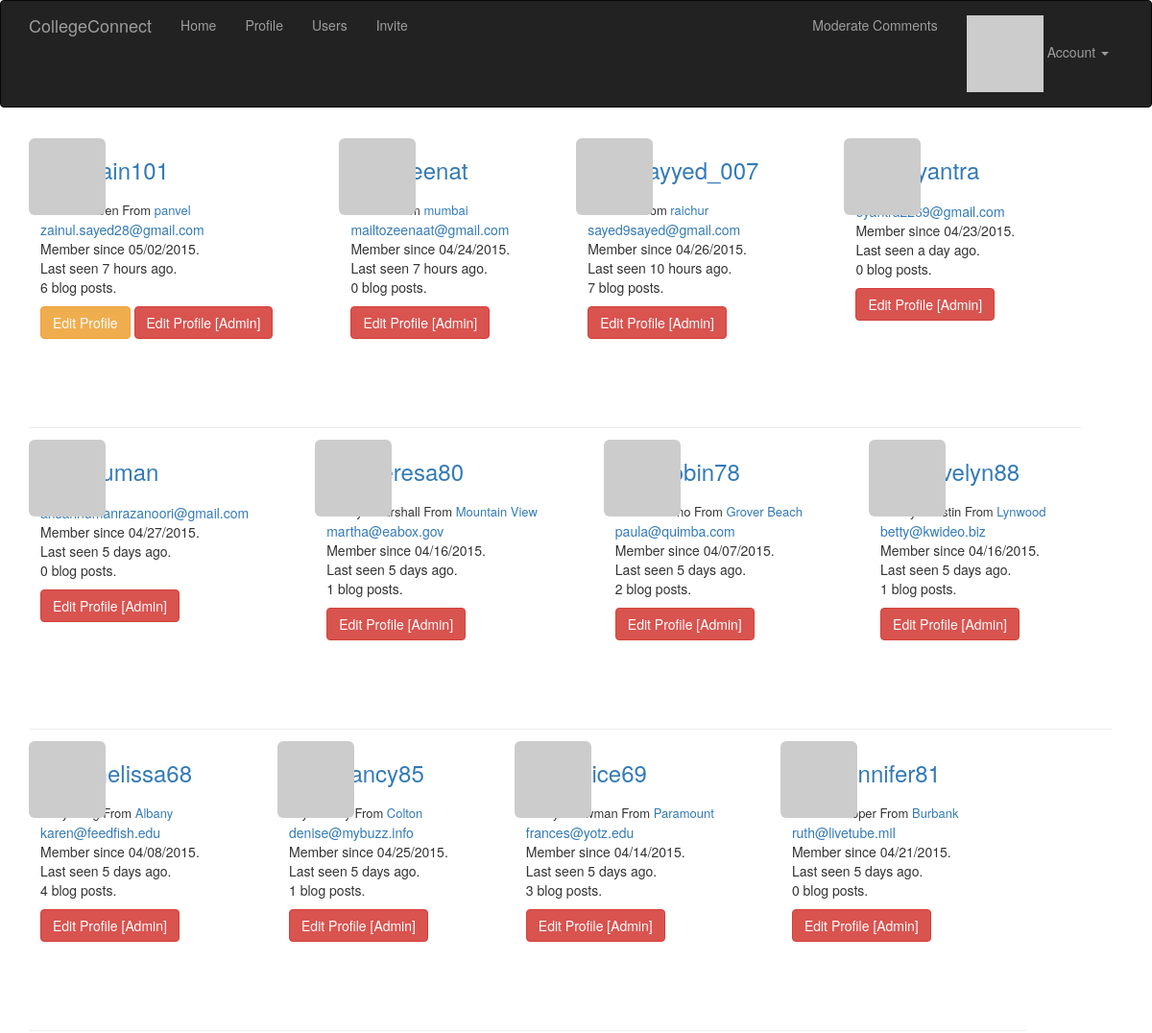
Page /user-list/ (signed in, upper part) on the earlier database version.
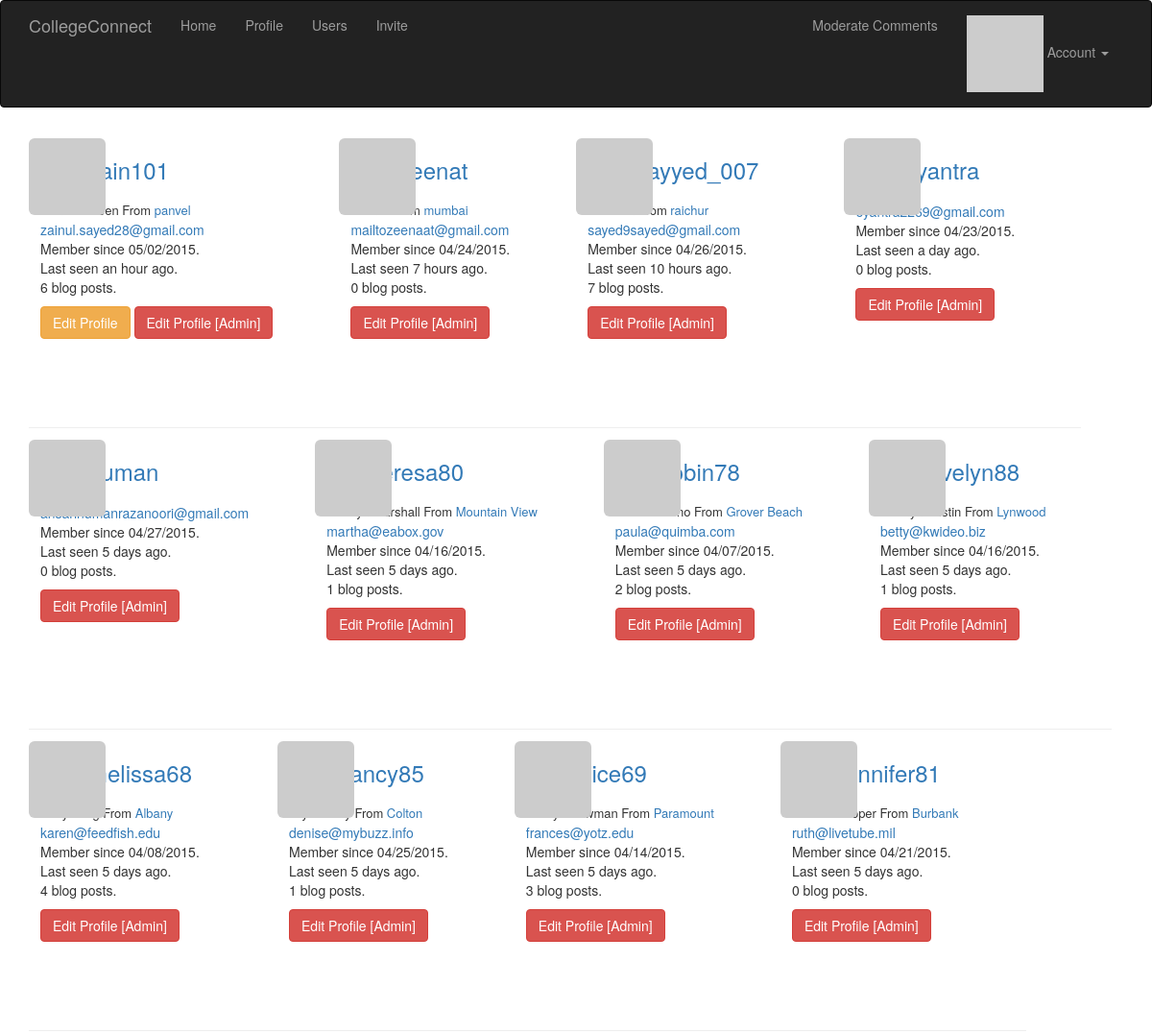
Same page on the later database version.
### app/models.py (models this page shows, shortened)
class User(UserMixin, db.Model):
    __tablename__ = 'users'          # Table names should be plural.
    id = db.Column(db.Integer, primary_key=True)
    email = db.Column(db.String(64), unique=True, index=True)
    username = db.Column(db.String(64), unique=True, index=True)
    password_hash = db.Column(db.String)
    role_id = db.Column(db.Integer, db.ForeignKey('roles.id'))
    confirmed = db.Column(db.Boolean, default=False)
    location = db.Column(db.String(64))
    name = db.Column(db.String(64))
    about_me = db.Column(db.Text)
    member_since = db.Column(db.DateTime(), default=datetime.utcnow)
    last_seen = db.Column(db.DateTime(), default=datetime.utcnow)
    avatar_hash = db.Column(db.String(32))
    posts = db.relationship('Post', backref='author', lazy='dynamic')
    comments = db.relationship('Comment', backref='author', lazy='dynamic')
    '''
    These are the people who follow me
    '''
    followed = db.relationship(
        'Follow',
        foreign_keys=[Follow.follower_id],
        backref=db.backref('follower', lazy='joined'),
        lazy='dynamic',
        cascade='all, delete-orphan')
    '''
    These are people whome I follow
    '''
    followers = db.relationship(
        'Follow',
        foreign_keys=[Follow.followed_id],
        backref=db.backref('followed', lazy='joined'),
        lazy='dynamic',
        cascade='all, delete-orphan'
    )
    @property
    def password(self):
        raise AttributeError('Password is not a readable attribute')
    def can(self, permissions):
        return self.role is not None and (self.role.permissions & permissions) == permissions
    def is_administrator(self):
        return self.can(Permission.ADMINISTER)
    '''
    The ping method is called every time the request for user is received, by using before_app_request hook
    '''
    def ping(self):
        self.last_seen = datetime.utcnow()
        db.session.add(self)
    '''
    User avatar creation
    '''
    def gravatar(self, size=100, default='identicon', rating='g'):
        if request.is_secure:
            url = 'https://secure.gravatar.com/avatar'
        else:
            url = 'http://www.gravatar.com/avatar'
        hash = self.avatar_hash or  hashlib.md5(self.email.encode('utf-8')).hexdigest()
        return '{url}/{hash}?s={size}&d={default}&r={rating}'.format(url=url, size=size, default=default, rating=rating, hash=hash)
    def follow(self, user):
        if not self.is_following(user):
            f = Follow(follower=self, followed=user)
            db.session.add(f)
    '''
    This method is introduced to correct the values of DB to follow a user to itself
    '''

### app/main/views.py (the view)
@main.route('/user-list/')
@login_required
def user_list():
    users = User.query.order_by(User.last_seen.desc()).all()
    if (users is None):
        abort(500)
    return render_template('user_list.html', users=users)

### app/auth/views.py (called while the page is built)
@auth.before_app_request
def before_request():
    if current_user.is_authenticated():
        current_user.ping()
        if not current_user.confirmed and request.endpoint[:5] != 'auth.':
            return redirect(url_for('auth.unconfirmed'))

### app/main/__init__.py (called while the page is built)
@main.app_context_processor
def inject_permission():
    return dict(Permission=Permission)

### app/models.py (called while the page is built)
@login_manager.user_loader
def load_user(user_id):
    return User.query.get(int(user_id))

### app/templates/user_list.html (shortened to what this page needs)
{% extends "base.html" %}
{% block page_content %}
    {% for user in users %}
        <div class="page-header" style="float: left; padding-right: 5%; min-height: 10px;  margin: 12px 0px 0px 0px; ">
        <img class="img-rounded profile-thumbnail " style=" margin: 0px 0px 0px 0px;" src="{{user.gravatar(size=60)  }}" />
        <div class="profile-header" style=" margin: 12px 12px 12px 12px;">
        <a href="{{ url_for('main.user', username=user.username) }}"><h3 style=" margin: 20px 20px 20px 50px;">{{ user.username }}</h3></a>
        {% if user.name or user.location %}
        <p style="font-size: small; margin: 0px 0px 0px 0px;">
            {% if user.name %} {{ user.name }} {% endif %}
            {% if user.location %}
                From <a href="http://maps.google.com/?q={{ user.location }}">{{ user.location }}</a>
            {% endif %}
        </p>
        {% endif %}
        {% if current_user.is_administrator() %}
            <p style=" margin: 0px 0px 0px 0px;"><a href="mailto: {{ user.email }}">{{ user.email }}</a></p>
        {% endif %}
        <p style=" margin: 0px 0px 0px 0px;">
            Member since {{ moment(user.member_since).format('L')}}.<br />
            Last seen {{ moment(user.last_seen).fromNow()}}.
            <p style=" margin: 0px 0px 0px 0px;">{{ user.posts.count() }} blog posts.</p>
        </p>
        <p style=" margin: 0px 0px 0px 0px;">
                 {% if user == current_user %}
                    <a class="btn btn-warning" href="{{ url_for('main.edit_profile') }}">Edit Profile</a>
                {% endif %}
                {% if current_user.is_administrator() %}
                    <a class="btn btn-danger" href="{{ url_for('main.edit_profile_admin', id=user.id ) }}">Edit Profile [Admin]</a>
                {% endif %}
        </p>
        </div>
        </div>
    {% endfor %}
{% endblock %}

Differences in the rows shown:
changed User "zain101": last_seen "7 hours ago" → "an hour ago"
